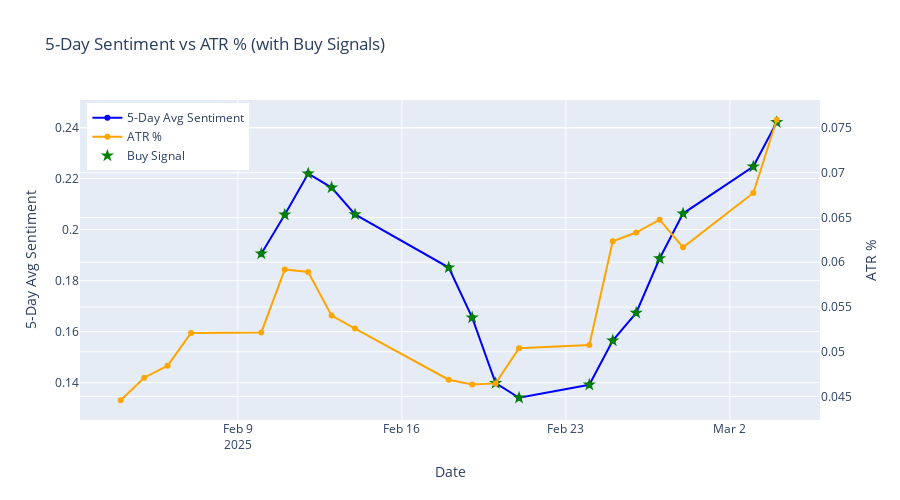

Notebook source saved alongside this figure:
### Code cell
import plotly.graph_objects as go

# Ensure 'Date' is datetime and set as index if needed
strategy_data['Date'] = pd.to_datetime(strategy_data['Date'])

fig = go.Figure()

# Plot 5-day Avg Sentiment
fig.add_trace(go.Scatter(
    x=strategy_data['Date'],
    y=strategy_data['5_day_avg_sentiment_norm'],
    mode='lines+markers',
    name='5-Day Avg Sentiment',
    line=dict(color='blue')
))

# Plot ATR %
fig.add_trace(go.Scatter(
    x=strategy_data['Date'],
    y=strategy_data['atr_pct'],
    mode='lines+markers',
    name='ATR %',
    yaxis='y2',
    line=dict(color='orange')
))

# Optional: Highlight Buy Signal Dates (even though there are none now)
fig.add_trace(go.Scatter(
    x=strategy_data.loc[strategy_data['Buy_Signal'], 'Date'],
    y=strategy_data.loc[strategy_data['Buy_Signal'], '5_day_avg_sentiment_norm'],
    mode='markers',
    marker=dict(color='green', size=10, symbol='star'),
    name='Buy Signal'
))

# Add dual axis layout
fig.update_layout(
    title="5-Day Sentiment vs ATR % (with Buy Signals)",
    xaxis_title='Date',
    yaxis=dict(title='5-Day Avg Sentiment'),
    yaxis2=dict(title='ATR %', overlaying='y', side='right'),
    legend=dict(x=0.01, y=0.99),
    height=500
)

fig.show()

### Figure 1 — Plotly figure (JSON) as saved in the notebook; plotly's stock layout.template omitted (floating-point values rounded to 4 significant figures)
{"data": [{"line": {"color": "blue"}, "mode": "lines+markers", "name": "5-Day Avg Sentiment", "type": "scatter", "x": ["2025-02-04T00:00:00", "2025-02-05T00:00:00", "2025-02-06T00:00:00", "2025-02-07T00:00:00", "2025-02-10T00:00:00", "2025-02-11T00:00:00", "2025-02-12T00:00:00", "2025-02-13T00:00:00", "2025-02-14T00:00:00", "2025-02-18T00:00:00", "2025-02-19T00:00:00", "2025-02-20T00:00:00", "2025-02-21T00:00:00", "2025-02-24T00:00:00", "2025-02-25T00:00:00", "2025-02-26T00:00:00", "2025-02-27T00:00:00", "2025-02-28T00:00:00", "2025-03-03T00:00:00", "2025-03-04T00:00:00"], "y": [null, null, null, null, 0.1906, 0.2058, 0.222, 0.2165, 0.2059, 0.1851, 0.1655, 0.1398, 0.1341, 0.1392, 0.1565, 0.1674, 0.1887, 0.2063, 0.2247, 0.2421]}, {"line": {"color": "orange"}, "mode": "lines+markers", "name": "ATR %", "type": "scatter", "x": ["2025-02-04T00:00:00", "2025-02-05T00:00:00", "2025-02-06T00:00:00", "2025-02-07T00:00:00", "2025-02-10T00:00:00", "2025-02-11T00:00:00", "2025-02-12T00:00:00", "2025-02-13T00:00:00", "2025-02-14T00:00:00", "2025-02-18T00:00:00", "2025-02-19T00:00:00", "2025-02-20T00:00:00", "2025-02-21T00:00:00", "2025-02-24T00:00:00", "2025-02-25T00:00:00", "2025-02-26T00:00:00", "2025-02-27T00:00:00", "2025-02-28T00:00:00", "2025-03-03T00:00:00", "2025-03-04T00:00:00"], "y": [0.04457, 0.04709, 0.04843, 0.0521, 0.05215, 0.05919, 0.05891, 0.05403, 0.05259, 0.04687, 0.04633, 0.04646, 0.05039, 0.05074, 0.06235, 0.06332, 0.06476, 0.06167, 0.06774, 0.07593], "yaxis": "y2"}, {"marker": {"color": "green", "size": 10, "symbol": "star"}, "mode": "markers", "name": "Buy Signal", "type": "scatter", "x": ["2025-02-10T00:00:00", "2025-02-11T00:00:00", "2025-02-12T00:00:00", "2025-02-13T00:00:00", "2025-02-14T00:00:00", "2025-02-18T00:00:00", "2025-02-19T00:00:00", "2025-02-20T00:00:00", "2025-02-21T00:00:00", "2025-02-24T00:00:00", "2025-02-25T00:00:00", "2025-02-26T00:00:00", "2025-02-27T00:00:00", "2025-02-28T00:00:00", "2025-03-03T00:00:00", "2025-03-04T00:00:00"], "y": [0.1906, 0.2058, 0.222, 0.2165, 0.2059, 0.1851, 0.1655, 0.1398, 0.1341, 0.1392, 0.1565, 0.1674, 0.1887, 0.2063, 0.2247, 0.2421]}], "layout": {"height": 500, "legend": {"x": 0.01, "y": 0.99}, "title": {"text": "5-Day Sentiment vs ATR % (with Buy Signals)"}, "xaxis": {"title": {"text": "Date"}}, "yaxis": {"title": {"text": "5-Day Avg Sentiment"}}, "yaxis2": {"overlaying": "y", "side": "right", "title": {"text": "ATR %"}}}}
